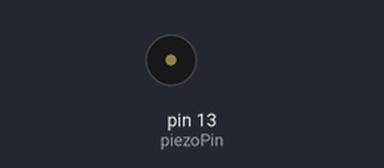
Simulated run of this sketch. Board: Arduino Uno, built with avr-gcc and run on an emulated ATmega328P. On the bench: buzzer (waves = sounding).

Above: at 0.6 s.
Timing chart, 0 to 3.0 s (numbered marks = the images above):
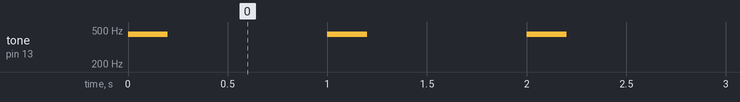

The sketch:

piezzo.ino
```cpp
int piezoPin = 13;

void setup() {
  // put your setup code here, to run once:

}

volatile int i = 0;

void loop() {

  /*Tone needs 2 arguments, but can take three
    1) Pin#
    2) Frequency - this is in hertz (cycles per second) which determines the pitch of the noise made
    3) Duration - how long teh tone plays
  */

   if(i<5){
      tone(piezoPin, 444, 200);
   }

   i++;

   delay(1000);

}
```

Measured:
- by itself, tone on pin 13 (piezoPin): alternates 444 Hz for 0.20 s and silent for 0.80 s, 10 changes in all, then stays silent
